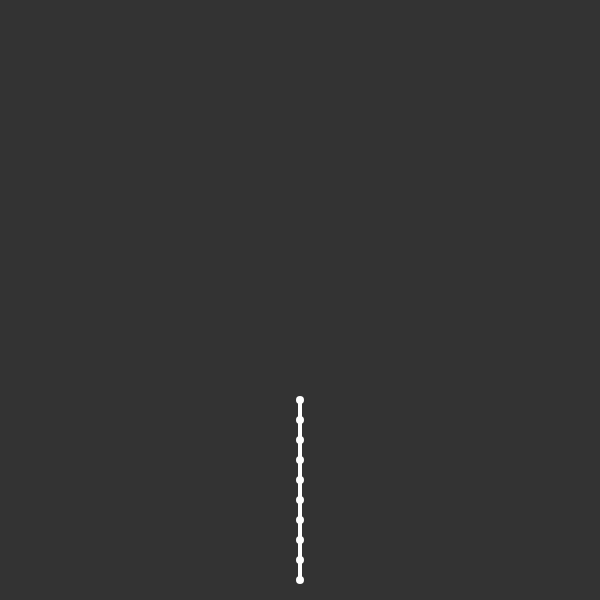
Frame 1 (no input)
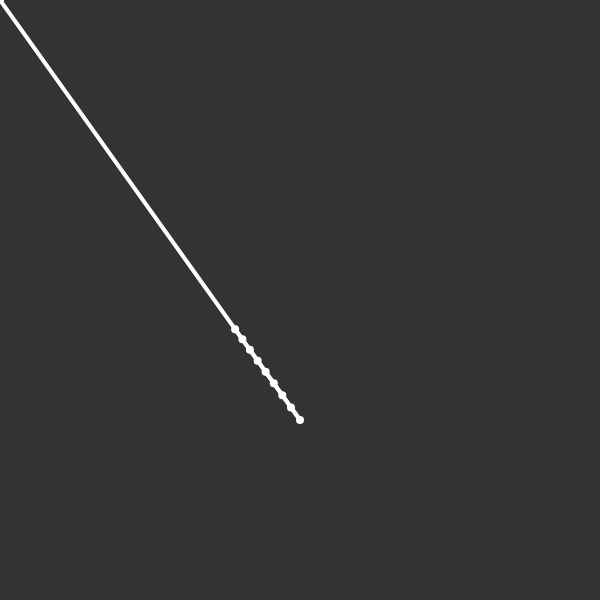
Frame 60 (no input)
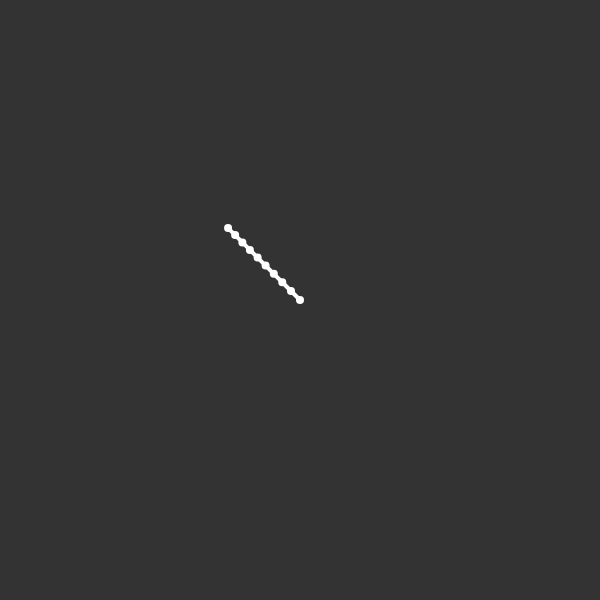
Frame 120 (the mouse pressed at the canvas centre since frame 60)

The p5.js sketch that drew these frames (run headless with seeded random() and noise() and a simulated clock; from frame 60 on, the mouse is pressed at the canvas centre):

// p5.js sketch
// ── sketch.js
var t;

function setup() {
  createCanvas(600,600);
  stroke(255);

  t = new Tentacle();
  t.createPoints();
}

function draw() {
  //frameRate(3);
  background(51);
  t.show();
}

// ── point.js
function Point(x,y,parent) {
  this.x = x;
  this.y = y;
  this.parent = parent;
  this.child;

  this.show = function() {
    strokeWeight(4);
    if (this.child != null) {
      line(this.x,this.y,this.child.x,this.child.y);
    }
    strokeWeight(8);
    point(this.x,this.y);
  }
}

// ── tentacle.js
function Tentacle() {
  this.points = [];

  this.createPoints = function() {
    for (var i = 0; i < 10; i++) {
      if (i == 0) {
        this.points.push(new Point(width/2,height - 20,null));
      }
      else {
        var prev = this.points[i - 1];
        this.points.push(new Point(width/2,prev.y - 20,prev));
        prev.child = this.points[i];
      }
    }
  }

  this.show = function() {
    for (var i = 0; i < this.points.length; i++) {
      var current = this.points[i];
      current.show();
      if (i == this.points.length - 1) {
        current.x = mouseX;
        current.y = mouseY;
      }

      if (current.parent != undefined) {
        push();
        var x = current.parent.x;
        var y = current.parent.y;
        translate(x,y);
        var connection = createVector(current.x,current.y);
        if (connection.mag() > 20) {
          console.log(connection.mag());
          current.parent.x = connection.x*0.97;
          current.parent.y = connection.y*0.97;
        }
        pop();
      }
    }
  }
}
